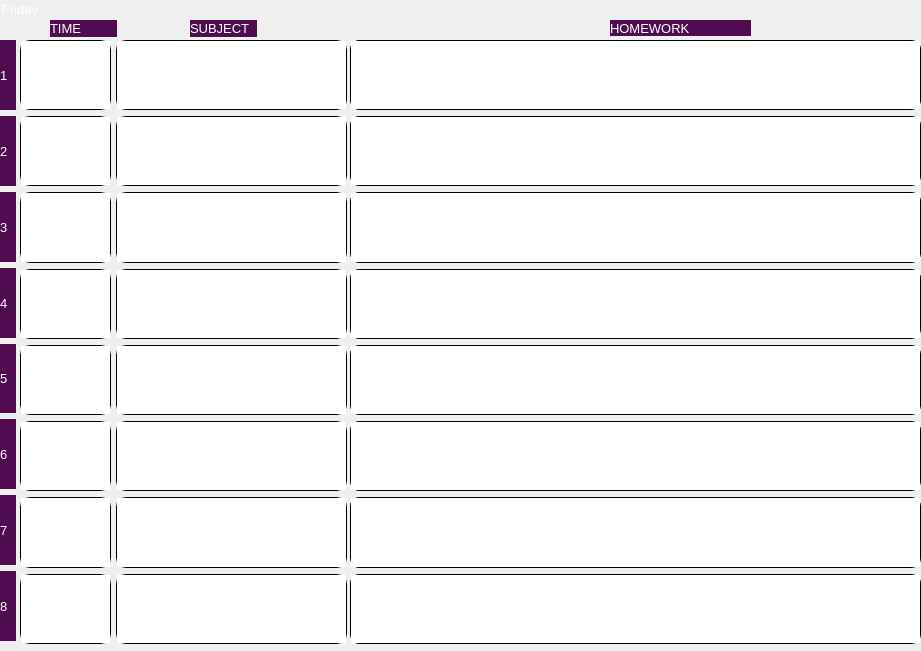
    <widget class="QGroupBox" name="groupBoxFri">
     <property name="geometry">
      <rect>
       <x>1</x>
       <y>30</y>
       <width>921</width>
       <height>651</height>
      </rect>
     </property>
     <property name="styleSheet">
      <string notr="true">QGroupBox {
font-family: &quot;Dosis&quot;;
font-size:10pt;
color:white;
border:0pt;
}
QLabel {
font-family: &quot;Dosis&quot;;
background:	rgb(79, 12, 81);
font-size:10pt;
border:0pt;
color:white;
}
QTextEdit{
font-size:10pt;
border: 1px solid black;
border-radius: 10px;
color:white;
}

</string>
     </property>
     <property name="title">
      <string>Friday</string>
     </property>
     <widget class="QWidget" name="verticalLayoutWidget_20">
      <property name="geometry">
       <rect>
        <x>20</x>
        <y>40</y>
        <width>91</width>
        <height>604</height>
       </rect>
      </property>
      <layout class="QVBoxLayout" name="verticalLayout_20">
       <item>
        <widget class="QTextEdit" name="textEdit136"/>
       </item>
       <item>
        <widget class="QTextEdit" name="textEdit137"/>
       </item>
       <item>
        <widget class="QTextEdit" name="textEdit138"/>
       </item>
       <item>
        <widget class="QTextEdit" name="textEdit139"/>
       </item>
       <item>
        <widget class="QTextEdit" name="textEdit140"/>
       </item>
       <item>
        <widget class="QTextEdit" name="textEdit141"/>
       </item>
       <item>
        <widget class="QTextEdit" name="textEdit142"/>
       </item>
       <item>
        <widget class="QTextEdit" name="textEdit143"/>
       </item>
      </layout>
     </widget>
     <widget class="QWidget" name="verticalLayoutWidget_17">
      <property name="geometry">
       <rect>
        <x>350</x>
        <y>40</y>
        <width>571</width>
        <height>604</height>
       </rect>
      </property>
      <layout class="QVBoxLayout" name="verticalLayout_17">
       <item>
        <widget class="QTextEdit" name="textEdit120"/>
       </item>
       <item>
        <widget class="QTextEdit" name="textEdit121"/>
       </item>
       <item>
        <widget class="QTextEdit" name="textEdit122"/>
       </item>
       <item>
        <widget class="QTextEdit" name="textEdit123"/>
       </item>
       <item>
        <widget class="QTextEdit" name="textEdit124"/>
       </item>
       <item>
        <widget class="QTextEdit" name="textEdit125"/>
       </item>
       <item>
        <widget class="QTextEdit" name="textEdit126"/>
       </item>
       <item>
        <widget class="QTextEdit" name="textEdit127"/>
       </item>
      </layout>
     </widget>
     <widget class="QLabel" name="label_45">
      <property name="geometry">
       <rect>
        <x>190</x>
        <y>20</y>
        <width>67</width>
        <height>17</height>
       </rect>
      </property>
      <property name="styleSheet">
       <string notr="true">QLabel {
font-family: &quot;Dosis&quot;;
font-size:10pt;
color:white;
}</string>
      </property>
      <property name="text">
       <string>SUBJECT</string>
      </property>
     </widget>
     <widget class="QLabel" name="label_55">
      <property name="geometry">
       <rect>
        <x>610</x>
        <y>20</y>
        <width>141</width>
        <height>16</height>
       </rect>
      </property>
      <property name="text">
       <string>HOMEWORK</string>
      </property>
     </widget>
     <widget class="QWidget" name="verticalLayoutWidget_18">
      <property name="geometry">
       <rect>
        <x>0</x>
        <y>40</y>
        <width>16</width>
        <height>601</height>
       </rect>
      </property>
      <layout class="QVBoxLayout" name="verticalLayout_18">
       <item>
        <widget class="QLabel" name="label_46">
         <property name="text">
          <string>1</string>
         </property>
        </widget>
       </item>
       <item>
        <widget class="QLabel" name="label_47">
         <property name="text">
          <string>2</string>
         </property>
        </widget>
       </item>
       <item>
        <widget class="QLabel" name="label_48">
         <property name="text">
          <string>3</string>
         </property>
        </widget>
       </item>
       <item>
        <widget class="QLabel" name="label_49">
         <property name="text">
          <string>4</string>
         </property>
        </widget>
       </item>
       <item>
        <widget class="QLabel" name="label_50">
         <property name="text">
          <string>5</string>
         </property>
        </widget>
       </item>
       <item>
        <widget class="QLabel" name="label_51">
         <property name="text">
          <string>6</string>
         </property>
        </widget>
       </item>
       <item>
        <widget class="QLabel" name="label_52">
         <property name="text">
          <string>7</string>
         </property>
        </widget>
       </item>
       <item>
        <widget class="QLabel" name="label_53">
         <property name="text">
          <string>8</string>
         </property>
        </widget>
       </item>
      </layout>
     </widget>
     <widget class="QWidget" name="verticalLayoutWidget_19">
      <property name="geometry">
       <rect>
        <x>116</x>
        <y>40</y>
        <width>231</width>
        <height>604</height>
       </rect>
      </property>
      <layout class="QVBoxLayout" name="verticalLayout_19">
       <item>
        <widget class="QTextEdit" name="textEdit128"/>
       </item>
       <item>
        <widget class="QTextEdit" name="textEdit129"/>
       </item>
       <item>
        <widget class="QTextEdit" name="textEdit130"/>
       </item>
       <item>
        <widget class="QTextEdit" name="textEdit131"/>
       </item>
       <item>
        <widget class="QTextEdit" name="textEdit132"/>
       </item>
       <item>
        <widget class="QTextEdit" name="textEdit133"/>
       </item>
       <item>
        <widget class="QTextEdit" name="textEdit134"/>
       </item>
       <item>
        <widget class="QTextEdit" name="textEdit135"/>
       </item>
      </layout>
     </widget>
     <widget class="QLabel" name="label_54">
      <property name="geometry">
       <rect>
        <x>50</x>
        <y>20</y>
        <width>67</width>
        <height>17</height>
       </rect>
      </property>
      <property name="text">
       <string>TIME</string>
      </property>
     </widget>
     <widget class="QGroupBox" name="groupBoxFriHom">
      <property name="geometry">
       <rect>
        <x>350</x>
        <y>40</y>
        <width>571</width>
        <height>611</height>
       </rect>
      </property>
      <property name="styleSheet">
       <string notr="true">QPushButton {
font-family: &quot;Dosis&quot;;
background:	rgb(79, 12, 81);
font-size:10pt;
border: 1px solid black;
border-radius: 10px;
color:white;
}

QPushButton:hover {
font-family: &quot;Dosis&quot;, sans-serif;
border: 1px solid white;
background:	#511c66;
color:white;
font-size:11pt;
}</string>
      </property>
      <property name="title">
       <string/>
      </property>
      <widget class="QWidget" name="verticalLayoutWidget_26">
       <property name="geometry">
        <rect>
         <x>0</x>
         <y>0</y>
         <width>571</width>
         <height>604</height>
        </rect>
       </property>
       <layout class="QVBoxLayout" name="verticalLayout_26">
        <item>
         <widget class="QTextEdit" name="textEdit144"/>
        </item>
        <item>
         <widget class="QTextEdit" name="textEdit145"/>
        </item>
        <item>
         <widget class="QTextEdit" name="textEdit146"/>
        </item>
        <item>
         <widget class="QTextEdit" name="textEdit147"/>
        </item>
        <item>
         <widget class="QTextEdit" name="textEdit148"/>
        </item>
        <item>
         <widget class="QTextEdit" name="textEdit149"/>
        </item>
        <item>
         <widget class="QTextEdit" name="textEdit150"/>
        </item>
        <item>
         <widget class="QTextEdit" name="textEdit151"/>
        </item>
       </layout>
      </widget>
     </widget>
    </widget>
